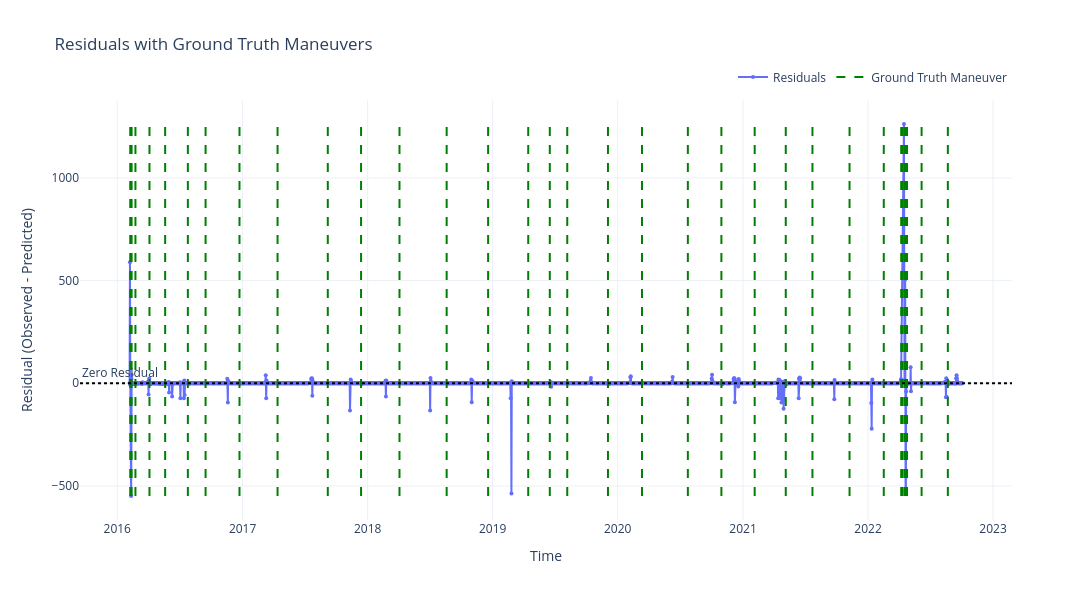

The code cell stored with this chart in its notebook:
### Markdown cell above
### Plot Residuals with Ground Truth Maneuvers

### Code cell
# Load maneuver data
ground_truth_df = pd.read_csv(
    "/Users/kurinjiarivazhagan/Desktop/trimester 5/satellite_data/orbital_elements/cleaned maneuver file/cleaned_JASON-3.csv",
    parse_dates=["Start_Timestamp", "End_Timestamp"]
)

# Localize to utc for non fengyun
for col in ["Start_Timestamp", "End_Timestamp"]:
    if ground_truth_df[col].dt.tz is None:
        ground_truth_df[col] = ground_truth_df[col].dt.tz_localize("UTC")
    else:
        ground_truth_df[col] = ground_truth_df[col].dt.tz_convert("UTC")

# Filter to full range
test_start = df_result.index.min()
test_end = df_result.index.max()

ground_truth_df_test = ground_truth_df[
    (ground_truth_df["Start_Timestamp"] >= test_start) &
    (ground_truth_df["Start_Timestamp"] <= test_end)
]

# Get residual range
y_min = df_result["residuals"].min()
y_max = df_result["residuals"].max()

# Plot
fig = go.Figure()

fig.add_trace(go.Scatter(
    x=df_result.index,
    y=df_result["residuals"],
    mode='lines+markers',
    name='Residuals',
    marker=dict(size=4),
    hovertemplate='Date: %{x|%Y-%m-%d}<br>Residual: %{y:.4f}'
))

fig.add_hline(
    y=0,
    line_dash="dot",
    line_color="black",
    annotation_text="Zero Residual",
    annotation_position="top left"
)

# Ground truth maneuver lines
for _, row in ground_truth_df_test.iterrows():
    maneuver_date = row["Start_Timestamp"]
    hover_text = f"Maneuver Date: {maneuver_date.strftime('%Y-%m-%d')}"
    fig.add_trace(go.Scatter(
        x=[maneuver_date, maneuver_date],
        y=[y_min, y_max],
        mode='lines',
        line=dict(color='green', dash='dash'),
        name='Ground Truth Maneuver',
        hoverinfo='text',
        text=[hover_text, hover_text],
        showlegend=False
    ))

fig.add_trace(go.Scatter(
    x=[None],
    y=[None],
    mode='lines',
    line=dict(color='green', dash='dash'),
    name='Ground Truth Maneuver'
))

fig.update_layout(
    title='Residuals with Ground Truth Maneuvers',
    xaxis_title='Time',
    yaxis_title='Residual (Observed - Predicted)',
    template='plotly_white',
    width=1400,
    height=600,
    legend=dict(
        orientation="h",
        yanchor="bottom",
        y=1.02,
        xanchor="right",
        x=1
    )
)

fig.show()

### Figure 1 — Plotly figure (JSON) as saved in the notebook; plotly's stock layout.template omitted (floating-point values rounded to 4 significant figures; data arrays with more than 128 entries replaced by an {"elided": "..."} marker saying what was removed)
{"data": [{"hovertemplate": "Date: %{x|%Y-%m-%d}<br>Residual: %{y:.4f}", "marker": {"size": 4}, "mode": "lines+markers", "name": "Residuals", "type": "scatter", "x": {"elided": "2407 str values"}, "y": {"elided": "2407 float values"}}, {"hoverinfo": "text", "line": {"color": "green", "dash": "dash"}, "mode": "lines", "name": "Ground Truth Maneuver", "showlegend": false, "text": ["Maneuver Date: 2016-02-07", "Maneuver Date: 2016-02-07"], "type": "scatter", "x": ["2016-02-07T22:35:00+00:00", "2016-02-07T22:35:00+00:00"], "y": [-549.0, 1263.0]}, {"hoverinfo": "text", "line": {"color": "green", "dash": "dash"}, "mode": "lines", "name": "Ground Truth Maneuver", "showlegend": false, "text": ["Maneuver Date: 2016-02-09", "Maneuver Date: 2016-02-09"], "type": "scatter", "x": ["2016-02-09T23:25:00+00:00", "2016-02-09T23:25:00+00:00"], "y": [-549.0, 1263.0]}, {"hoverinfo": "text", "line": {"color": "green", "dash": "dash"}, "mode": "lines", "name": "Ground Truth Maneuver", "showlegend": false, "text": ["Maneuver Date: 2016-02-11", "Maneuver Date: 2016-02-11"], "type": "scatter", "x": ["2016-02-11T22:19:00+00:00", "2016-02-11T22:19:00+00:00"], "y": [-549.0, 1263.0]}, {"hoverinfo": "text", "line": {"color": "green", "dash": "dash"}, "mode": "lines", "name": "Ground Truth Maneuver", "showlegend": false, "text": ["Maneuver Date: 2016-02-23", "Maneuver Date: 2016-02-23"], "type": "scatter", "x": ["2016-02-23T02:46:00+00:00", "2016-02-23T02:46:00+00:00"], "y": [-549.0, 1263.0]}, {"hoverinfo": "text", "line": {"color": "green", "dash": "dash"}, "mode": "lines", "name": "Ground Truth Maneuver", "showlegend": false, "text": ["Maneuver Date: 2016-04-04", "Maneuver Date: 2016-04-04"], "type": "scatter", "x": ["2016-04-04T01:49:00+00:00", "2016-04-04T01:49:00+00:00"], "y": [-549.0, 1263.0]}, {"hoverinfo": "text", "line": {"color": "green", "dash": "dash"}, "mode": "lines", "name": "Ground Truth Maneuver", "showlegend": false, "text": ["Maneuver Date: 2016-05-19", "Maneuver Date: 2016-05-19"], "type": "scatter", "x": ["2016-05-19T20:02:00+00:00", "2016-05-19T20:02:00+00:00"], "y": [-549.0, 1263.0]}, {"hoverinfo": "text", "line": {"color": "green", "dash": "dash"}, "mode": "lines", "name": "Ground Truth Maneuver", "showlegend": false, "text": ["Maneuver Date: 2016-07-25", "Maneuver Date: 2016-07-25"], "type": "scatter", "x": ["2016-07-25T02:50:00+00:00", "2016-07-25T02:50:00+00:00"], "y": [-549.0, 1263.0]}, {"hoverinfo": "text", "line": {"color": "green", "dash": "dash"}, "mode": "lines", "name": "Ground Truth Maneuver", "showlegend": false, "text": ["Maneuver Date: 2016-09-14", "Maneuver Date: 2016-09-14"], "type": "scatter", "x": ["2016-09-14T20:52:00+00:00", "2016-09-14T20:52:00+00:00"], "y": [-549.0, 1263.0]}, {"hoverinfo": "text", "line": {"color": "green", "dash": "dash"}, "mode": "lines", "name": "Ground Truth Maneuver", "showlegend": false, "text": ["Maneuver Date: 2016-12-22", "Maneuver Date: 2016-12-22"], "type": "scatter", "x": ["2016-12-22T21:13:00+00:00", "2016-12-22T21:13:00+00:00"], "y": [-549.0, 1263.0]}, {"hoverinfo": "text", "line": {"color": "green", "dash": "dash"}, "mode": "lines", "name": "Ground Truth Maneuver", "showlegend": false, "text": ["Maneuver Date: 2017-04-12", "Maneuver Date: 2017-04-12"], "type": "scatter", "x": ["2017-04-12T23:41:00+00:00", "2017-04-12T23:41:00+00:00"], "y": [-549.0, 1263.0]}, {"hoverinfo": "text", "line": {"color": "green", "dash": "dash"}, "mode": "lines", "name": "Ground Truth Maneuver", "showlegend": false, "text": ["Maneuver Date: 2017-09-06", "Maneuver Date: 2017-09-06"], "type": "scatter", "x": ["2017-09-06T16:34:00+00:00", "2017-09-06T16:34:00+00:00"], "y": [-549.0, 1263.0]}, {"hoverinfo": "text", "line": {"color": "green", "dash": "dash"}, "mode": "lines", "name": "Ground Truth Maneuver", "showlegend": false, "text": ["Maneuver Date: 2017-12-12", "Maneuver Date: 2017-12-12"], "type": "scatter", "x": ["2017-12-12T19:36:00+00:00", "2017-12-12T19:36:00+00:00"], "y": [-549.0, 1263.0]}, {"hoverinfo": "text", "line": {"color": "green", "dash": "dash"}, "mode": "lines", "name": "Ground Truth Maneuver", "showlegend": false, "text": ["Maneuver Date: 2018-04-04", "Maneuver Date: 2018-04-04"], "type": "scatter", "x": ["2018-04-04T00:21:00+00:00", "2018-04-04T00:21:00+00:00"], "y": [-549.0, 1263.0]}, {"hoverinfo": "text", "line": {"color": "green", "dash": "dash"}, "mode": "lines", "name": "Ground Truth Maneuver", "showlegend": false, "text": ["Maneuver Date: 2018-08-19", "Maneuver Date: 2018-08-19"], "type": "scatter", "x": ["2018-08-19T17:35:00+00:00", "2018-08-19T17:35:00+00:00"], "y": [-549.0, 1263.0]}, {"hoverinfo": "text", "line": {"color": "green", "dash": "dash"}, "mode": "lines", "name": "Ground Truth Maneuver", "showlegend": false, "text": ["Maneuver Date: 2018-12-18", "Maneuver Date: 2018-12-18"], "type": "scatter", "x": ["2018-12-18T17:59:00+00:00", "2018-12-18T17:59:00+00:00"], "y": [-549.0, 1263.0]}, {"hoverinfo": "text", "line": {"color": "green", "dash": "dash"}, "mode": "lines", "name": "Ground Truth Maneuver", "showlegend": false, "text": ["Maneuver Date: 2019-04-14", "Maneuver Date: 2019-04-14"], "type": "scatter", "x": ["2019-04-14T20:33:00+00:00", "2019-04-14T20:33:00+00:00"], "y": [-549.0, 1263.0]}, {"hoverinfo": "text", "line": {"color": "green", "dash": "dash"}, "mode": "lines", "name": "Ground Truth Maneuver", "showlegend": false, "text": ["Maneuver Date: 2019-06-16", "Maneuver Date: 2019-06-16"], "type": "scatter", "x": ["2019-06-16T19:47:00+00:00", "2019-06-16T19:47:00+00:00"], "y": [-549.0, 1263.0]}, {"hoverinfo": "text", "line": {"color": "green", "dash": "dash"}, "mode": "lines", "name": "Ground Truth Maneuver", "showlegend": false, "text": ["Maneuver Date: 2019-08-06", "Maneuver Date: 2019-08-06"], "type": "scatter", "x": ["2019-08-06T18:50:00+00:00", "2019-08-06T18:50:00+00:00"], "y": [-549.0, 1263.0]}, {"hoverinfo": "text", "line": {"color": "green", "dash": "dash"}, "mode": "lines", "name": "Ground Truth Maneuver", "showlegend": false, "text": ["Maneuver Date: 2019-12-03", "Maneuver Date: 2019-12-03"], "type": "scatter", "x": ["2019-12-03T15:26:00+00:00", "2019-12-03T15:26:00+00:00"], "y": [-549.0, 1263.0]}, {"hoverinfo": "text", "line": {"color": "green", "dash": "dash"}, "mode": "lines", "name": "Ground Truth Maneuver", "showlegend": false, "text": ["Maneuver Date: 2020-03-12", "Maneuver Date: 2020-03-12"], "type": "scatter", "x": ["2020-03-12T00:10:00+00:00", "2020-03-12T00:10:00+00:00"], "y": [-549.0, 1263.0]}, {"hoverinfo": "text", "line": {"color": "green", "dash": "dash"}, "mode": "lines", "name": "Ground Truth Maneuver", "showlegend": false, "text": ["Maneuver Date: 2020-07-23", "Maneuver Date: 2020-07-23"], "type": "scatter", "x": ["2020-07-23T21:24:00+00:00", "2020-07-23T21:24:00+00:00"], "y": [-549.0, 1263.0]}, {"hoverinfo": "text", "line": {"color": "green", "dash": "dash"}, "mode": "lines", "name": "Ground Truth Maneuver", "showlegend": false, "text": ["Maneuver Date: 2020-10-29", "Maneuver Date: 2020-10-29"], "type": "scatter", "x": ["2020-10-29T20:13:00+00:00", "2020-10-29T20:13:00+00:00"], "y": [-549.0, 1263.0]}, {"hoverinfo": "text", "line": {"color": "green", "dash": "dash"}, "mode": "lines", "name": "Ground Truth Maneuver", "showlegend": false, "text": ["Maneuver Date: 2021-02-04", "Maneuver Date: 2021-02-04"], "type": "scatter", "x": ["2021-02-04T00:43:00+00:00", "2021-02-04T00:43:00+00:00"], "y": [-549.0, 1263.0]}, {"hoverinfo": "text", "line": {"color": "green", "dash": "dash"}, "mode": "lines", "name": "Ground Truth Maneuver", "showlegend": false, "text": ["Maneuver Date: 2021-05-05", "Maneuver Date: 2021-05-05"], "type": "scatter", "x": ["2021-05-05T18:07:00+00:00", "2021-05-05T18:07:00+00:00"], "y": [-549.0, 1263.0]}, {"hoverinfo": "text", "line": {"color": "green", "dash": "dash"}, "mode": "lines", "name": "Ground Truth Maneuver", "showlegend": false, "text": ["Maneuver Date: 2021-07-22", "Maneuver Date: 2021-07-22"], "type": "scatter", "x": ["2021-07-22T15:51:00+00:00", "2021-07-22T15:51:00+00:00"], "y": [-549.0, 1263.0]}, {"hoverinfo": "text", "line": {"color": "green", "dash": "dash"}, "mode": "lines", "name": "Ground Truth Maneuver", "showlegend": false, "text": ["Maneuver Date: 2021-11-07", "Maneuver Date: 2021-11-07"], "type": "scatter", "x": ["2021-11-07T22:57:00+00:00", "2021-11-07T22:57:00+00:00"], "y": [-549.0, 1263.0]}, {"hoverinfo": "text", "line": {"color": "green", "dash": "dash"}, "mode": "lines", "name": "Ground Truth Maneuver", "showlegend": false, "text": ["Maneuver Date: 2022-02-15", "Maneuver Date: 2022-02-15"], "type": "scatter", "x": ["2022-02-15T21:20:00+00:00", "2022-02-15T21:20:00+00:00"], "y": [-549.0, 1263.0]}, {"hoverinfo": "text", "line": {"color": "green", "dash": "dash"}, "mode": "lines", "name": "Ground Truth Maneuver", "showlegend": false, "text": ["Maneuver Date: 2022-04-07", "Maneuver Date: 2022-04-07"], "type": "scatter", "x": ["2022-04-07T19:38:00+00:00", "2022-04-07T19:38:00+00:00"], "y": [-549.0, 1263.0]}, {"hoverinfo": "text", "line": {"color": "green", "dash": "dash"}, "mode": "lines", "name": "Ground Truth Maneuver", "showlegend": false, "text": ["Maneuver Date: 2022-04-11", "Maneuver Date: 2022-04-11"], "type": "scatter", "x": ["2022-04-11T20:15:00+00:00", "2022-04-11T20:15:00+00:00"], "y": [-549.0, 1263.0]}, {"hoverinfo": "text", "line": {"color": "green", "dash": "dash"}, "mode": "lines", "name": "Ground Truth Maneuver", "showlegend": false, "text": ["Maneuver Date: 2022-04-17", "Maneuver Date: 2022-04-17"], "type": "scatter", "x": ["2022-04-17T22:06:00+00:00", "2022-04-17T22:06:00+00:00"], "y": [-549.0, 1263.0]}, {"hoverinfo": "text", "line": {"color": "green", "dash": "dash"}, "mode": "lines", "name": "Ground Truth Maneuver", "showlegend": false, "text": ["Maneuver Date: 2022-04-19", "Maneuver Date: 2022-04-19"], "type": "scatter", "x": ["2022-04-19T21:03:00+00:00", "2022-04-19T21:03:00+00:00"], "y": [-549.0, 1263.0]}, {"hoverinfo": "text", "line": {"color": "green", "dash": "dash"}, "mode": "lines", "name": "Ground Truth Maneuver", "showlegend": false, "text": ["Maneuver Date: 2022-04-21", "Maneuver Date: 2022-04-21"], "type": "scatter", "x": ["2022-04-21T19:59:00+00:00", "2022-04-21T19:59:00+00:00"], "y": [-549.0, 1263.0]}, {"hoverinfo": "text", "line": {"color": "green", "dash": "dash"}, "mode": "lines", "name": "Ground Truth Maneuver", "showlegend": false, "text": ["Maneuver Date: 2022-04-24", "Maneuver Date: 2022-04-24"], "type": "scatter", "x": ["2022-04-24T19:13:00+00:00", "2022-04-24T19:13:00+00:00"], "y": [-549.0, 1263.0]}, {"hoverinfo": "text", "line": {"color": "green", "dash": "dash"}, "mode": "lines", "name": "Ground Truth Maneuver", "showlegend": false, "text": ["Maneuver Date: 2022-06-06", "Maneuver Date: 2022-06-06"], "type": "scatter", "x": ["2022-06-06T08:13:00+00:00", "2022-06-06T08:13:00+00:00"], "y": [-549.0, 1263.0]}, {"hoverinfo": "text", "line": {"color": "green", "dash": "dash"}, "mode": "lines", "name": "Ground Truth Maneuver", "showlegend": false, "text": ["Maneuver Date: 2022-08-21", "Maneuver Date: 2022-08-21"], "type": "scatter", "x": ["2022-08-21T22:36:00+00:00", "2022-08-21T22:36:00+00:00"], "y": [-549.0, 1263.0]}, {"line": {"color": "green", "dash": "dash"}, "mode": "lines", "name": "Ground Truth Maneuver", "type": "scatter", "x": [null], "y": [null]}], "layout": {"annotations": [{"showarrow": false, "text": "Zero Residual", "x": 0, "xanchor": "left", "xref": "x domain", "y": 0, "yanchor": "bottom", "yref": "y"}], "height": 600, "legend": {"orientation": "h", "x": 1, "xanchor": "right", "y": 1.02, "yanchor": "bottom"}, "shapes": [{"line": {"color": "black", "dash": "dot"}, "type": "line", "x0": 0, "x1": 1, "xref": "x domain", "y0": 0, "y1": 0, "yref": "y"}], "title": {"text": "Residuals with Ground Truth Maneuvers"}, "width": 1400, "xaxis": {"title": {"text": "Time"}}, "yaxis": {"title": {"text": "Residual (Observed - Predicted)"}}}}
